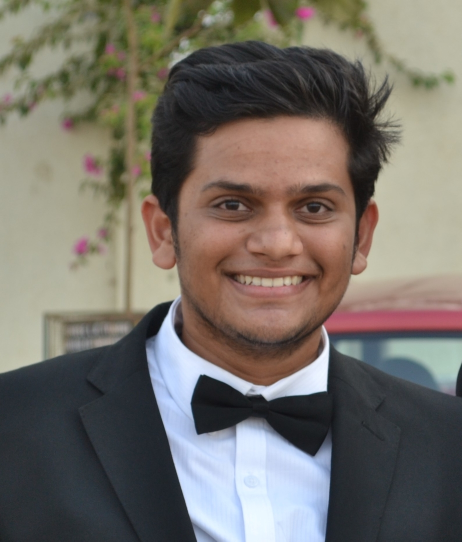
#> input picture myimage.jpg, 924 x 1083 px (shown at 1/2 size)
$ python rotate.py
#> lines starting #> are read from the running program, lines starting #| are printed output that depends on the picture
#Script to rotate a gray scale image
import cv2 #To import cv2 module
image = cv2.imread('myimage.jpg',0) #opening image in gray scale
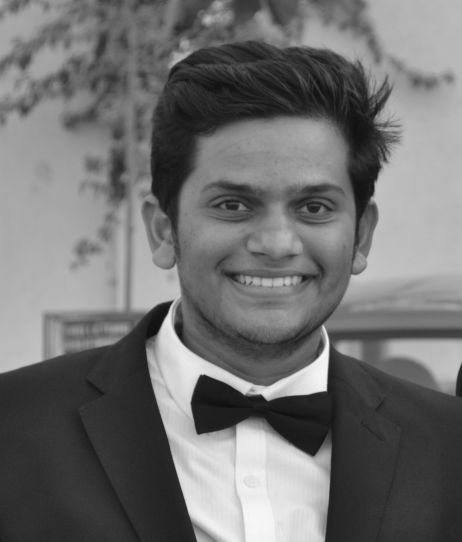
#> image: shape (1083, 924) (shown at 1/2 size); min 13, max 248, mean 112.5
row,column=image.shape #Returns a tuple of width and height
#> row = 1083; column = 924
print(row,column) #To get the height and width of the image
#| 1083 924
rotate=cv2.getRotationMatrix2D((542,462),130,1) #Rotating the matrix and specifying center coordinates,angle and scale factor
out = cv2.warpAffine(image,rotate,(column,row)) #size of output image
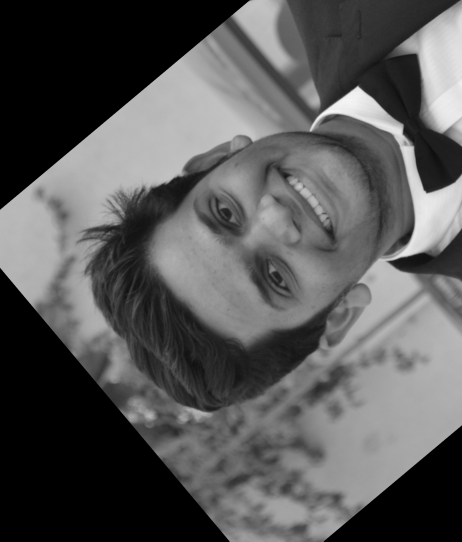
#> out: shape (1083, 924) (shown at 1/2 size); min 0, max 247, mean 87.8
cv2.imshow('myimage.jpg',out) #To display the image
key=cv2.waitKey(10000) & 0xFF #Display duration = 10 seconds & Mask for 64-bit systems
#> (key q is pressed here)
if key==27: #Press Escape key to close the image window
    cv2.destroyAllWindows()
elif key==ord('q'): #Press 'q' key to quit the image window
    cv2.destroyAllWindows()
elif key==ord('e'):#Press 'e' key to exit the image window
    cv2.destroyAllWindows()
elif key==ord('x'):#Press 'x' key to cancel the image window
    cv2.destroyAllWindows()
cv2.destroyAllWindows() #To destroy windows anyway
